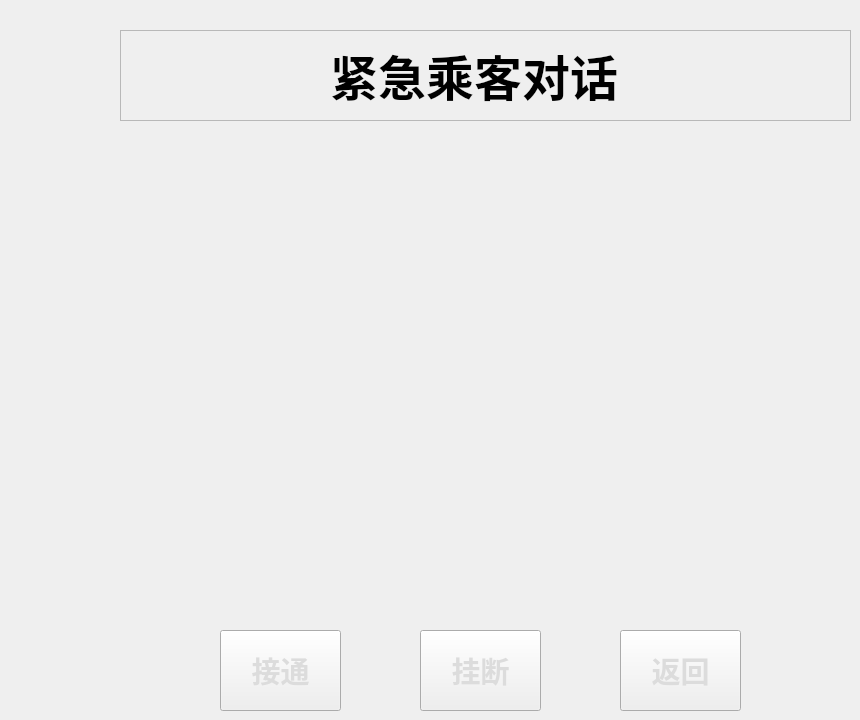
   <widget class="QWidget" name="tab_5">
    <property name="styleSheet">
     <string notr="true">QWidget#tab_5{
	background-color: rgb(173, 181, 178);
}
</string>
    </property>
    <attribute name="title">
     <string>页</string>
    </attribute>
    <widget class="QPushButton" name="pushButton_client_talkback_station_hangup">
     <property name="geometry">
      <rect>
       <x>420</x>
       <y>630</y>
       <width>121</width>
       <height>81</height>
      </rect>
     </property>
     <property name="font">
      <font>
       <family>Agency FB</family>
       <pointsize>22</pointsize>
       <weight>75</weight>
       <bold>true</bold>
      </font>
     </property>
     <property name="styleSheet">
      <string notr="true">QPushButton
{
	border-image: url(:/button_normal.png);
	color: rgb(220, 220, 220);
}

QPushButton::pressed
{
	color: rgb(220, 220, 220);
	border-image: url(:/yellow_square.png);
}</string>
     </property>
     <property name="text">
      <string>挂断</string>
     </property>
    </widget>
    <widget class="QFrame" name="frame_8">
     <property name="geometry">
      <rect>
       <x>120</x>
       <y>30</y>
       <width>731</width>
       <height>91</height>
      </rect>
     </property>
     <property name="frameShape">
      <enum>QFrame::StyledPanel</enum>
     </property>
     <property name="frameShadow">
      <enum>QFrame::Raised</enum>
     </property>
     <widget class="QLabel" name="label_6">
      <property name="geometry">
       <rect>
        <x>210</x>
        <y>10</y>
        <width>311</width>
        <height>71</height>
       </rect>
      </property>
      <property name="text">
       <string>&lt;html&gt;&lt;head/&gt;&lt;body&gt;&lt;p&gt;&lt;span style=&quot; font-size:36pt; font-weight:600;&quot;&gt;紧急乘客对话&lt;/span&gt;&lt;/p&gt;&lt;/body&gt;&lt;/html&gt;</string>
      </property>
     </widget>
    </widget>
    <widget class="QPushButton" name="pushButton_client_talkback_station_connect">
     <property name="geometry">
      <rect>
       <x>220</x>
       <y>630</y>
       <width>121</width>
       <height>81</height>
      </rect>
     </property>
     <property name="font">
      <font>
       <family>Agency FB</family>
       <pointsize>22</pointsize>
       <weight>75</weight>
       <bold>true</bold>
      </font>
     </property>
     <property name="styleSheet">
      <string notr="true">QPushButton
{
	border-image: url(:/button_normal.png);
	color: rgb(220, 220, 220);
}

QPushButton::pressed
{
	color: rgb(220, 220, 220);
	border-image: url(:/yellow_square.png);
}</string>
     </property>
     <property name="text">
      <string>接通</string>
     </property>
    </widget>
    <widget class="QPushButton" name="pushButton_broadcast_back">
     <property name="geometry">
      <rect>
       <x>620</x>
       <y>630</y>
       <width>121</width>
       <height>81</height>
      </rect>
     </property>
     <property name="font">
      <font>
       <family>Agency FB</family>
       <pointsize>22</pointsize>
       <weight>75</weight>
       <bold>true</bold>
      </font>
     </property>
     <property name="styleSheet">
      <string notr="true">QPushButton
{
	border-image: url(:/button_normal.png);
	color: rgb(220, 220, 220);
}
QPushButton::pressed
{
	color: rgb(220, 220, 220);
	border-image: url(:/yellow_square.png);
}</string>
     </property>
     <property name="text">
      <string>返回</string>
     </property>
    </widget>
   </widget>
